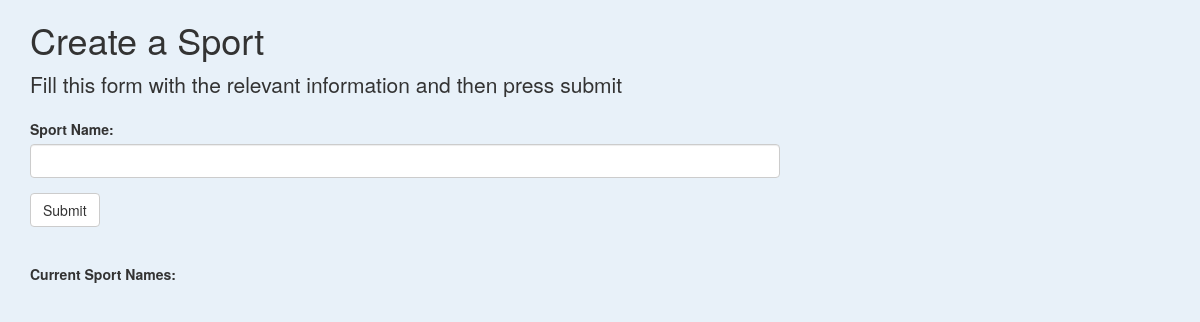
Before: /sport with the older database file.
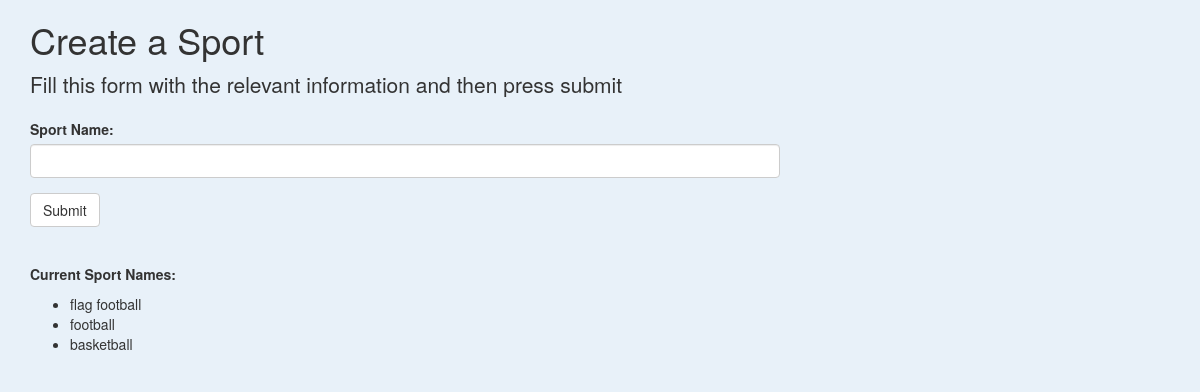
After: the same page with the newer database file.
### tables this page shows
CREATE TABLE Sport (
    s_name          varchar(25),
    s_numteams      unsigned int,
    s_numleagues    unsigned int
);

### main.py (the view, shortened to what this page needs)
@app.route('/sport', methods=['GET', 'POST'])
def sport():
    class SportForm(FlaskForm):
        name = StringField('Sport Name:', validators=[DataRequired()])
        submit = SubmitField('Submit')
    conn = sqlite3.connect(database)
    cursor = conn.cursor()
    form = SportForm()
    message = ""
    sportNames = []
    sportQuery = '''SELECT s_name from sport'''
    result = conn.execute(sportQuery)
    for row in result:
        sportNames.append(row[0])
    conn.close()
    print(sportNames)
    return render_template('sport.html', form=form, message=message, sportNames=sportNames)

### main.py
    class SportForm(FlaskForm):
        name = StringField('Sport Name:', validators=[DataRequired()])
        submit = SubmitField('Submit')

### templates/sport.html (shortened to what this page needs)
{% extends 'bootstrap/base.html' %}
{% import "bootstrap/wtf.html" as wtf %}
{% block styles %}
{{ super() }}
{% endblock %}
{% block content %}
<div class="container">
  <div class="row">
    <div class="col-md-10 col-lg-8 mx-lg-auto mx-md-auto">
      <h1 class="pt-5 pb-2">Create a Sport</h1>
      <p class="lead">Fill this form with the relevant information and then press submit</p>
      {{ wtf.quick_form(form) }}
      <p class="pt-5" style="margin-top:5%;"><strong>Current Sport Names: </strong></p>
      <ul>
        {% for name in sportNames %}
        <li>{{name}}</li>
        {% endfor %}
        </ul>
    </div>
  </div>
</div>
{% endblock %}

### templates/sport.html (style rules this page uses)
body { background: #e8f1f9; }

Changed rows visible on the page:
added Sport: s_name "flag football"
added Sport: s_name "football"
added Sport: s_name "basketball"
